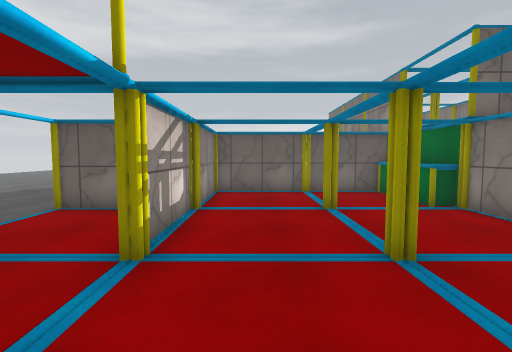
[1] (above)

16 first-person views from a walk through a 3-D level made in the Unity game engine. The camera is 1.4 m above the floor, tilts 4° down and sees 85° across. The floor is counted in squares, 1 m on a side. Each view is taken from the middle of a square. On the plan, view 1 faces up. The plan holds only what a view shows up to about 14 squares ahead; the rest is blank. The place goes on beyond the plan. The player character is not drawn. Some surface patterns are stand-ins.

[2]
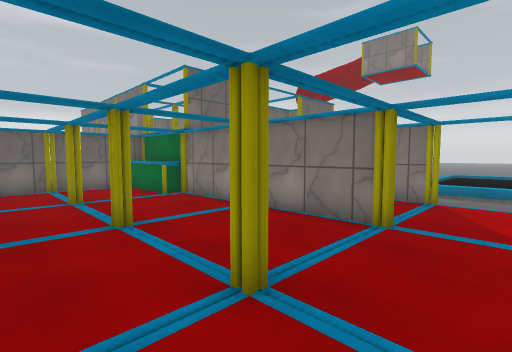

[3]
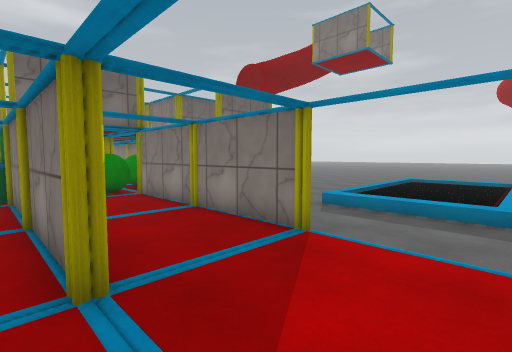

[4]
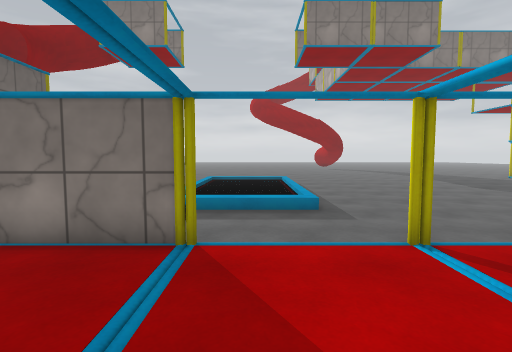

[5]
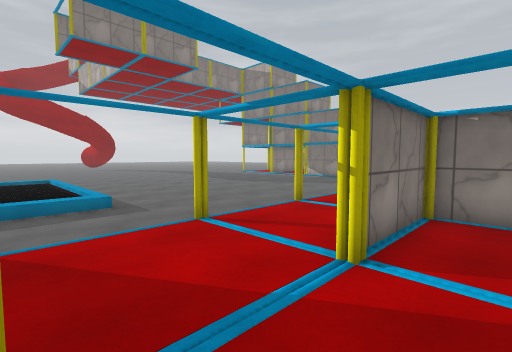

[6]
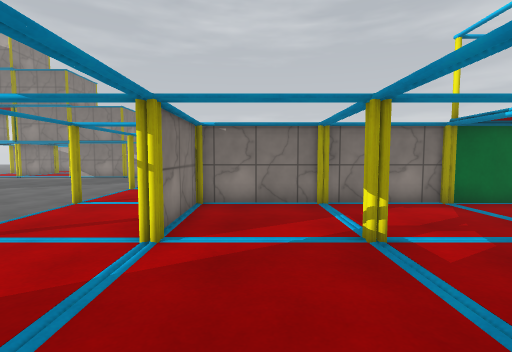

[7]
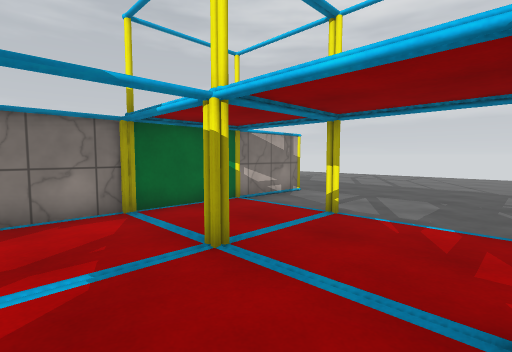

[8]
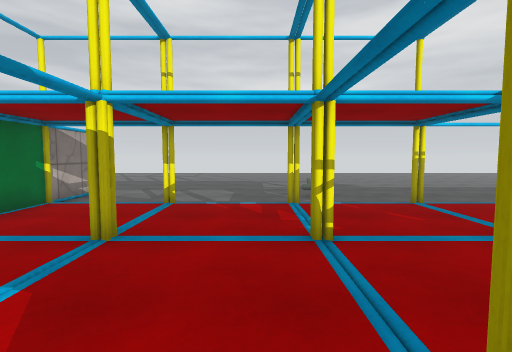

[9]
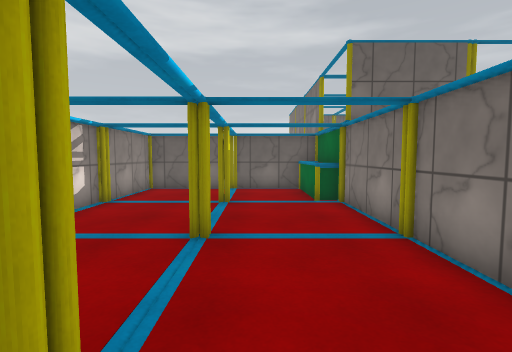

[10]
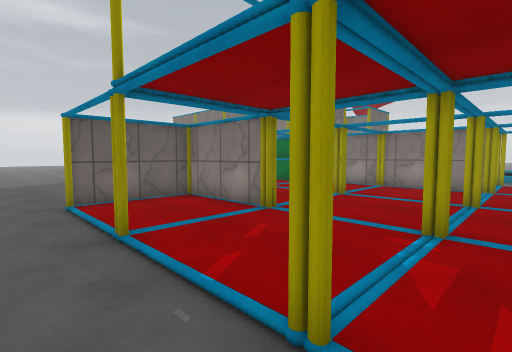

[11]
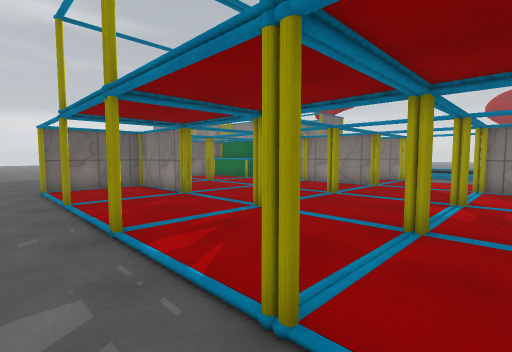

[12]
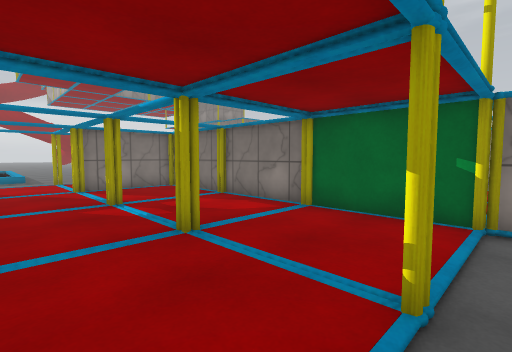

[13]
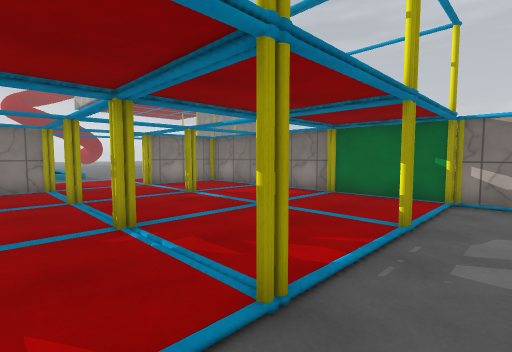

[14]
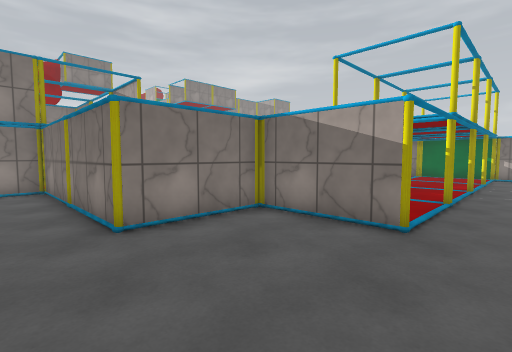

[15]
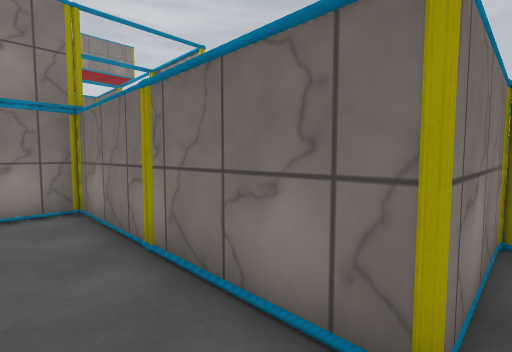

[16]
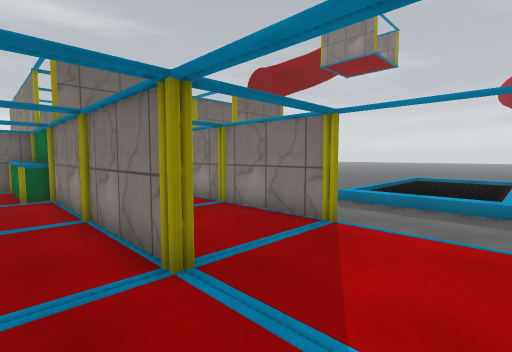

### Floor plan
Key: @ floor where view 1 was taken; # wall or solid block; . main floor; : floor 0.25 m higher than the main floor; ^ raised ledge; B green ball; O other object.
Columns run from 7 left of view 1 to 21 right of it. Each row starts with its distance up from view 1.
 13 .............#
 12  ............#
 11 .....#########
 10 .....#......^#   BB
  9 .....#......^#   BB
  8 ..####...#..^# #O
  7 .....O   ....# .#
  6 .....#   ....# .#
  5 .....#   ....#..#
  4 ..#..O   O...#..#     ...
  3 ...      ....#..#    ....
  2 ...      ....#..#  ........
  1 ...      ....#..# ..:.......
  0 ..O    @.O...O..O...:.......:
 -1 ...       . .    ...:.......:
 -2 ...    .         ...:.......:
 -3 ...        ..    .........
 -4 ..#..O       O..#..........
 -5 ......       #.............
 -6 ......       #.............
 -7 ..OOOO###O###O..O..........
 -8 ##O              ..........
 -9                  .........
-10                  ..........
-11                 O..........
-12                  ..........
-13                   .. ... ..

Where each view was taken, in squares from view 1:
view 1: 0 up, 0 right, facing up
view 2: 2 down, 0 right, facing up-right
view 3: 3 down, 5 right, facing up-right
view 4: 1 down, 5 right, facing right
view 5: 0 up, 4 right, facing down-right
view 6: 1 up, 4 right, facing down
view 7: 0 up, 1 right, facing down-left
view 8: 1 down, 3 right, facing left
view 9: 1 down, 3 right, facing up
view 10: 1 down, 7 left, facing up-right
view 11: 5 down, 7 left, facing up-right
view 12: 1 down, 6 left, facing down-right
view 13: 2 up, 7 left, facing down-right
view 14: 13 up, 7 left, facing down-right
view 15: 13 up, 2 left, facing down-right
view 16: 3 down, 4 right, facing up-right
